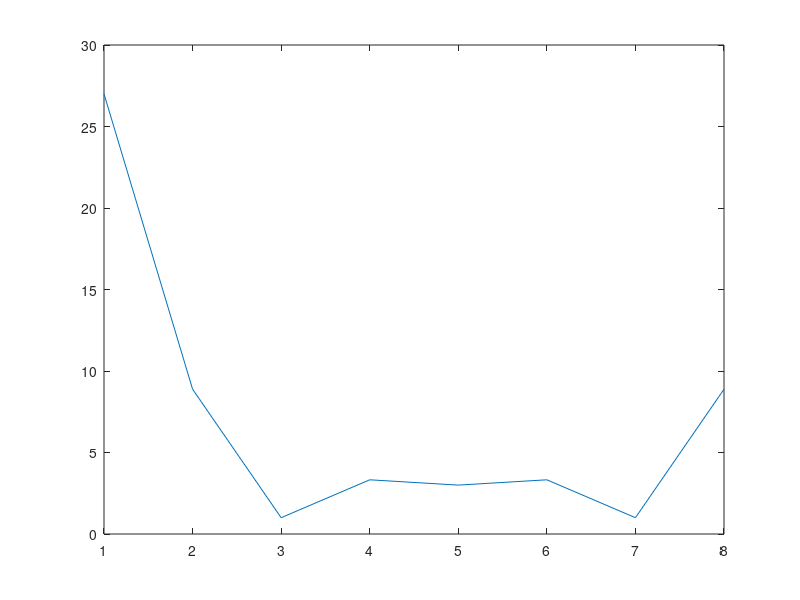

MATLAB code to generate this figure:
clc;
clear all;
close all;
x=[4 2 1 2 3 4 7 4];
N=8;
n=0:N-1;
k=0:N-1;
Wn=exp((-j*2*pi)/N);
nk=n'*k;
Wnk=Wn.^nk;
W=x*Wnk;
Wa=abs(W);
plot(Wa);